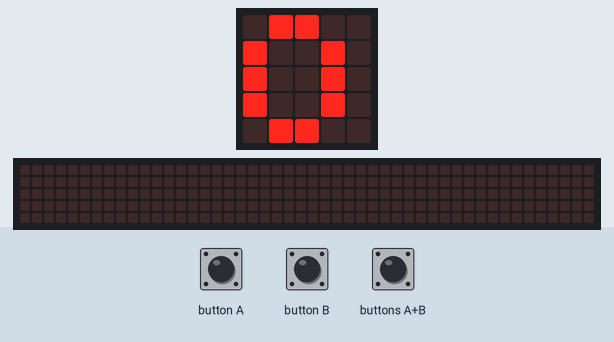
Simulated run of this program. Board: BBC micro:bit (MakeCode). On the bench: the board's 5×5 LED display, a strip that is not on the board, showing the scrolling text unrolled. Inputs (shaded band) come from the test bench. The 48×5 strip is a reading aid, not a part: it shows the text the display is scrolling, unrolled, one strip-width of it at a time.

Above: at 1.2 s.
1.3 s: button A pressed for 0.15 s
At 1.59 s:
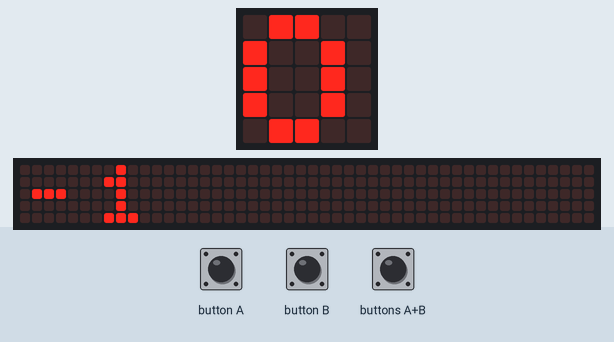
2.0 s: button B pressed for 0.15 s
2.7 s: button B pressed for 0.15 s
At 7.7 s:
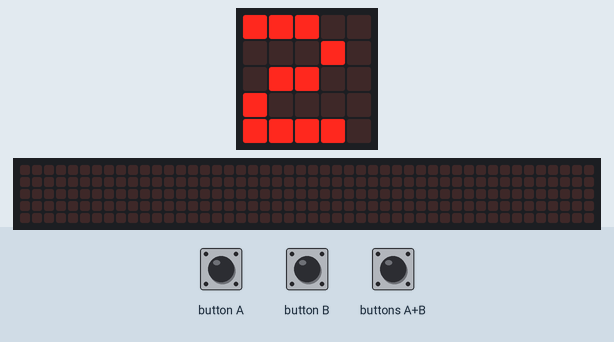
Timing chart, 0 to 9.2 s (numbered marks = the images above; inputs shaded):
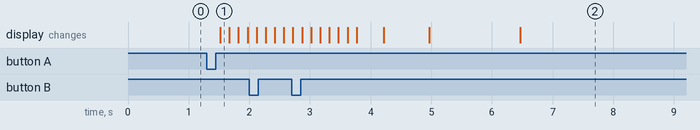

The program:

main.ts
```typescript
let Nombre_de_peronnes = 0
input.onButtonPressed(Button.A, function () {
    Nombre_de_peronnes += -1
    basic.showNumber(Nombre_de_peronnes)
})
input.onButtonPressed(Button.AB, function () {
    Nombre_de_peronnes = 0
    basic.showNumber(Nombre_de_peronnes)
})
input.onButtonPressed(Button.B, function () {
    Nombre_de_peronnes += 1
    basic.showNumber(Nombre_de_peronnes)
})
basic.forever(function () {
    if (Nombre_de_peronnes < 0) {
        Nombre_de_peronnes = 0
    }
})
basic.forever(function () {
    if (Nombre_de_peronnes >= 10) {
        for (let index = 0; index < 4; index++) {
            basic.showLeds(`
                . . # . .
                . . # . .
                . . # . .
                . . . . .
                . . # . .
                `)
            basic.showLeds(`
                . . . . .
                . . . . .
                . . . . .
                . . . . .
                . . . . .
                `)
        }
    }
    basic.showNumber(Nombre_de_peronnes)
})
```

test.ts
```typescript
// les tests vont ici ; cela ne sera pas compilé si ce paquet est utilisé en tant qu'extension.
```

Measured:
- after the input at 1.3 s, the display: changes after 0.22 s (image 1)
